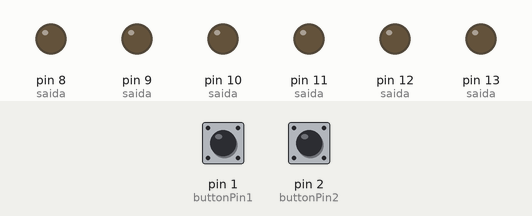
A sketch run on a simulated Arduino Uno, built with avr-gcc and run on an emulated ATmega328P. On the bench: output pins drawn as LEDs (lit = HIGH). Dashed ring = blinking. Inputs (shaded band) come from the test bench; at power-on: pin 1 (buttonPin1) LOW, pin 2 (buttonPin2) LOW.

Above: at 1.2 s.
1.3 s: pin 1 (buttonPin1) pulled HIGH for 0.15 s
At 1.7 s:
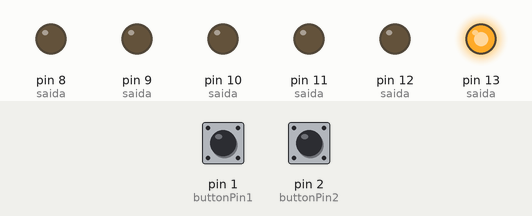
4.4 s: pin 2 (buttonPin2) pulled HIGH for 3.2 s
At 4.8 s:
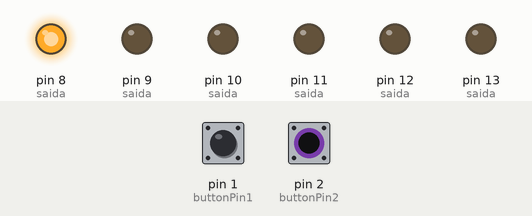
9.1 s: pin 1 (buttonPin1) pulled HIGH for 3.2 s
At 12.3 s:
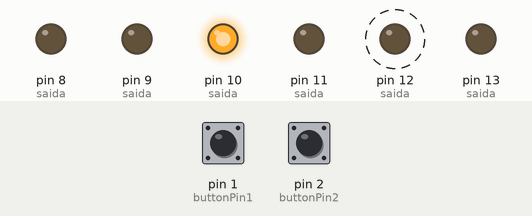
13.8 s: pin 1 (buttonPin1) pulled HIGH for 1 s
At 14.7 s:
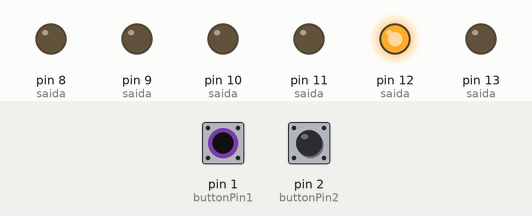
Timing chart, 0 to 18.3 s (numbered marks = the images above; inputs shaded):
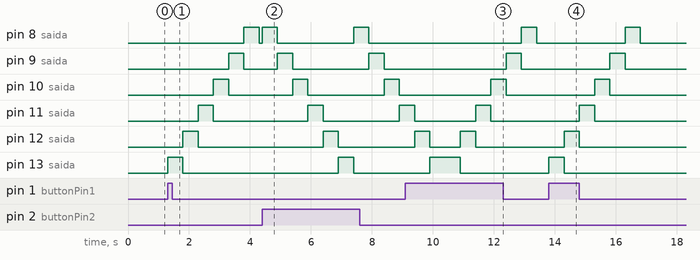

Measured:
- after the input at 1.3 s, pin 8 (saida): LOW → HIGH after 2.5 s, → LOW 0.50 s later; pin 9 (saida): LOW → HIGH after 2.0 s, → LOW 0.50 s later; pin 10 (saida): LOW → HIGH after 1.5 s, → LOW 0.50 s later; pin 11 (saida): LOW → HIGH after 1.0 s, → LOW 0.50 s later; pin 12 (saida): LOW → HIGH after 0.50 s, → LOW 0.50 s later
- after the input at 4.4 s, pin 8 (saida): alternates HIGH for 0.50 s and LOW for 2.5 s, starting at once; pin 9 (saida): alternates HIGH for 0.50 s and LOW for 2.5 s, starting after 0.50 s
- after the input at 9.1 s, pin 8 (saida): LOW → HIGH after 3.8 s, → LOW 0.50 s later; pin 9 (saida): LOW → HIGH after 3.3 s, → LOW 0.50 s later; pin 10 (saida): LOW → HIGH after 2.8 s, → LOW 0.50 s later
- after the input at 13.8 s, pin 8 (saida): LOW → HIGH after 2.5 s, → LOW 0.50 s later; pin 9 (saida): LOW → HIGH after 2.0 s, → LOW 0.50 s later; pin 10 (saida): LOW → HIGH after 1.5 s, → LOW 0.50 s later; pin 11 (saida): LOW → HIGH after 1.0 s, → LOW 0.50 s later; pin 12 (saida): LOW → HIGH after 0.50 s, → LOW 0.50 s later

The sketch:

Dan_a_de_LED.ino
```cpp
//Gabriela Marques dos Santos, Larissa dos Santos Cavalheiro e Felipe S Santili
//Coreografia com LED

// constants won't change. They're used here to set pin numbers:
const int buttonPin1  = 1;
const int buttonPin2  = 2;

// variables will change:
int buttonState1 = 0;
int buttonState2 = 0;  //utiliza para guardar a variavel do botao q vai ler

void setup() {
  // initializar os leds como output
  pinMode(13, OUTPUT); //saida
  pinMode(12, OUTPUT); //saida
  pinMode(11, OUTPUT); //saida
  pinMode(10, OUTPUT); //saida
  pinMode(9, OUTPUT); //saida
  pinMode(8, OUTPUT); //saida

  // inicializar os botões como input
  pinMode(buttonPin1, INPUT); //entrada
  pinMode(buttonPin2, INPUT);
}

void loop() {
  // read the state of the pushbutton value:
  buttonState1 = digitalRead(buttonPin1);
  buttonState2 = digitalRead(buttonPin2);

  // check if the pushbutton is pressed. If it is, the buttonState is HIGH:
  if (buttonState1 == HIGH && buttonState2 == LOW) {
    // turn LED on:
  digitalWrite(13, HIGH);  //liga o led
  delay(500);             //tempo que o led fica ligado (milisegundos)
  digitalWrite(13, LOW);   //desliga o led

  digitalWrite(12, HIGH);
  delay(500);
  digitalWrite(12, LOW);

  digitalWrite(11, HIGH);
  delay(500);
  digitalWrite(11, LOW);

  digitalWrite(10, HIGH);
  delay(500);
  digitalWrite(10, LOW);

  digitalWrite(9, HIGH);
  delay(500);
  digitalWrite(9, LOW);

  digitalWrite(8, HIGH);
  delay(500);
  digitalWrite(8, LOW);
  } else if (buttonState2 == HIGH && buttonState1 == LOW) {

  digitalWrite(8, HIGH);
  delay(500);
  digitalWrite(8, LOW);

  digitalWrite(9, HIGH);
  delay(500);
  digitalWrite(9, LOW);

  digitalWrite(10, HIGH);
  delay(500);
  digitalWrite(10, LOW);

  digitalWrite(11, HIGH);
  delay(500);
  digitalWrite(11, LOW);

  digitalWrite(12, HIGH);
  delay(500);
  digitalWrite(12, LOW);

  digitalWrite(13, HIGH);
  delay(500);
  digitalWrite(13, LOW);
  }
}
```
